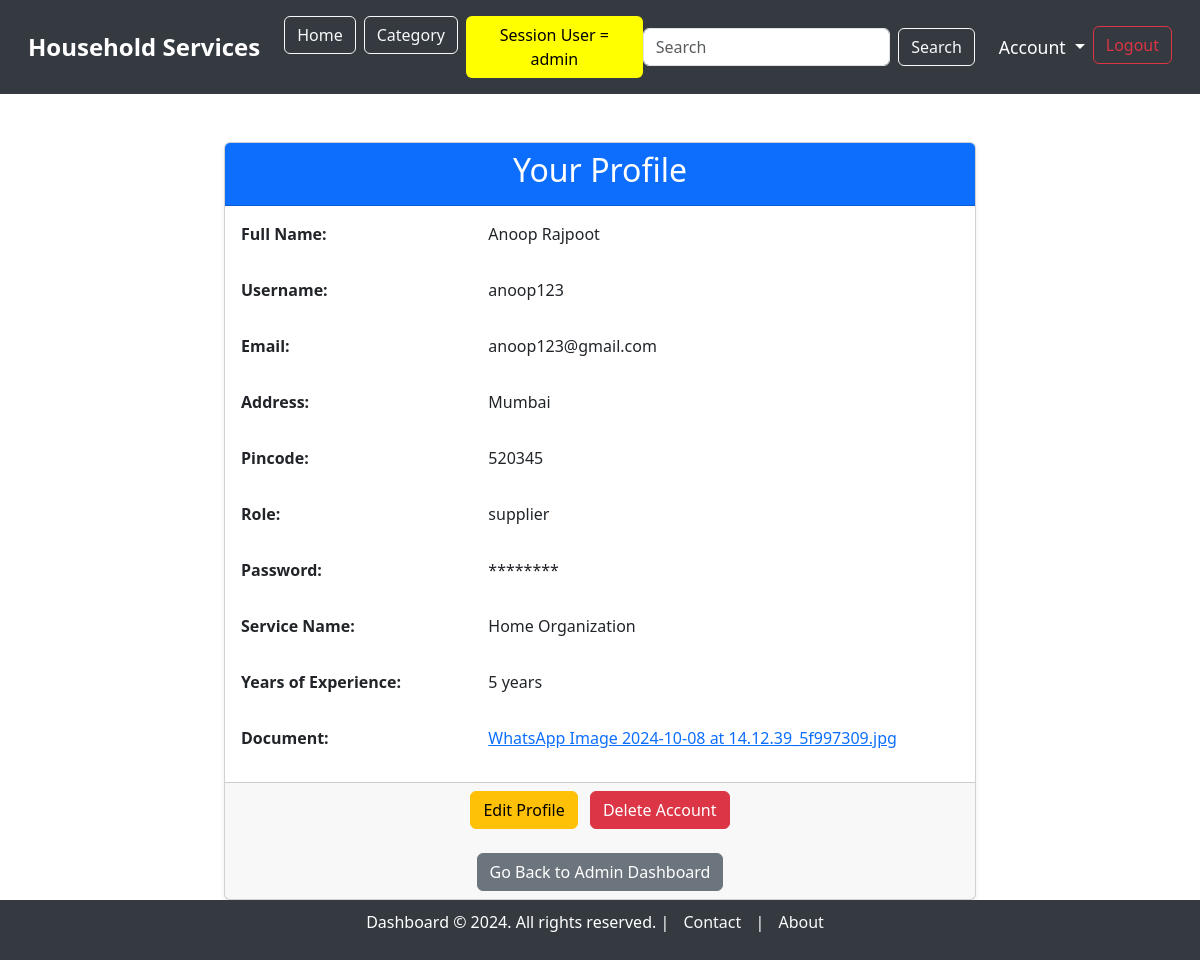
Before: /profile/8 (signed in) with the older database file.
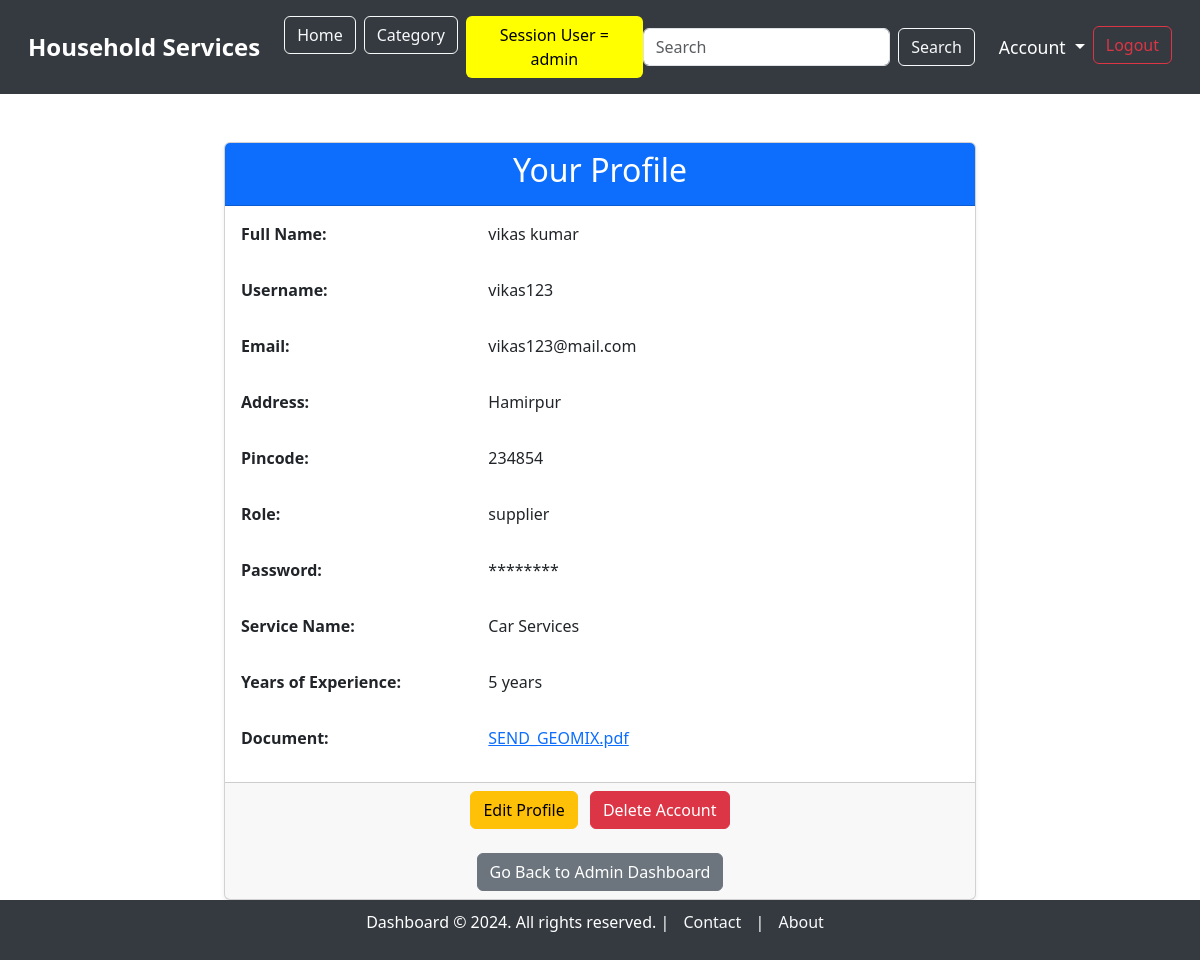
After: the same page with the newer database file.
### model.py (models this page shows, shortened)
class User(db.Model):
    __tablename__ = "users"
    user_id = db.Column(db.Integer, autoincrement=True, primary_key=True)
    full_name = db.Column(db.String, nullable=False)
    username = db.Column(db.String, unique=True, nullable=False)
    email = db.Column(db.String, unique=True, nullable=False)
    password = db.Column(db.String, nullable=False)
    address = db.Column(db.String, nullable=False)
    pincode = db.Column(db.String, nullable=False)
    role = db.Column(db.String, nullable=False)  # 'customer' or 'supplier'
    service_name = db.Column(db.String, nullable=False)  # Only applicable if the user is a supplier
    experience_years = db.Column(db.Integer)  # Only applicable if the user is a supplier
    document = db.Column(db.String)  # Path or name of the uploaded document, only for suppliers
    is_verified = db.Column(db.Boolean, default=False)  # For supplier verification
    is_blocked = db.Column(db.Boolean, default=False)  # For blocking/unblocking users

### main.py (the view)
@app.route('/profile/<int:user_id>', methods=['GET'])
def profile(user_id):
    user = User.query.get_or_404(user_id)
    if session.get('role') != 'admin' and session.get('user_id') != user_id:
        flash("You do not have permission to view this profile.", "danger")
        return redirect(url_for('profile', user_id=session.get('user_id')))
    return render_template('profile/profile.html', user=user)

### templates/profile/profile.html (shortened to what the changed rows need)
{% extends 'base_dashboard.html' %}
{% block content %}
<div class="container mt-5">
    <div class="row justify-content-center">
        <div class="col-md-8">
            <div class="card shadow-sm">
                <div class="card-header bg-primary text-white text-center">
                    <h2>Your Profile</h2>
                </div>
                <div class="card-body">
                    <div class="row mb-3">
                        <div class="col-md-8">
                            <p>{{ user.full_name }}</p>
                        </div>
                    </div>
                    <div class="row mb-3">
                        <div class="col-md-8">
                            <p>{{ user.username }}</p>
                        </div>
                    </div>
                    <div class="row mb-3">
                        <div class="col-md-8">
                            <p>{{ user.email }}</p>
                        </div>
                    </div>
                    <div class="row mb-3">
                        <div class="col-md-8">
                            <p>{{ user.address }}</p>
                        </div>
                    </div>
                    <div class="row mb-3">
                        <div class="col-md-8">
                            <p>{{ user.pincode }}</p>
                        </div>
                    </div>
                    <div class="row mb-3">
                        <div class="col-md-8">
                            <p>{{ user.role }}</p>
                        </div>
                    </div>
                    {% if user.role == 'supplier' %}
                        <div class="row mb-3">
                            <label class="col-md-4"><strong>Service Name:</strong></label>
                            <div class="col-md-8">
                                <p>{{ user.service_name }}</p>
                            </div>
                        </div>
                        <div class="row mb-3">
                            <label class="col-md-4"><strong>Years of Experience:</strong></label>
                            <div class="col-md-8">
                                <p>{{ user.experience_years }} years</p>
                            </div>
                        </div>
                        <div class="row mb-3">
                            <label class="col-md-4"><strong>Document:</strong></label>
                            <div class="col-md-8">
                                <a href="{{ url_for('static', filename='uploads/' + user.document) }}" target="_blank">{{ user.document }}</a>
                            </div>
                        </div>
                    {% endif %}
                </div>
            </div>
        </div>
    </div>
</div>
{% endblock %}

Changed rows visible on the page:
changed User "supplier": full_name "Anoop Rajpoot" → "vikas kumar"; username "anoop123" → "vikas123"; email "anoop123@gmail.com" → "vikas123@mail.com"; address "Mumbai" → "Hamirpur"; pincode "520345" → "234854"; service_name "Home Organization" → "Car Services"; document "WhatsApp Image 2024-10-08 at 14.12.39_5f997309.jpg" → "SEND_GEOMIX.pdf"
